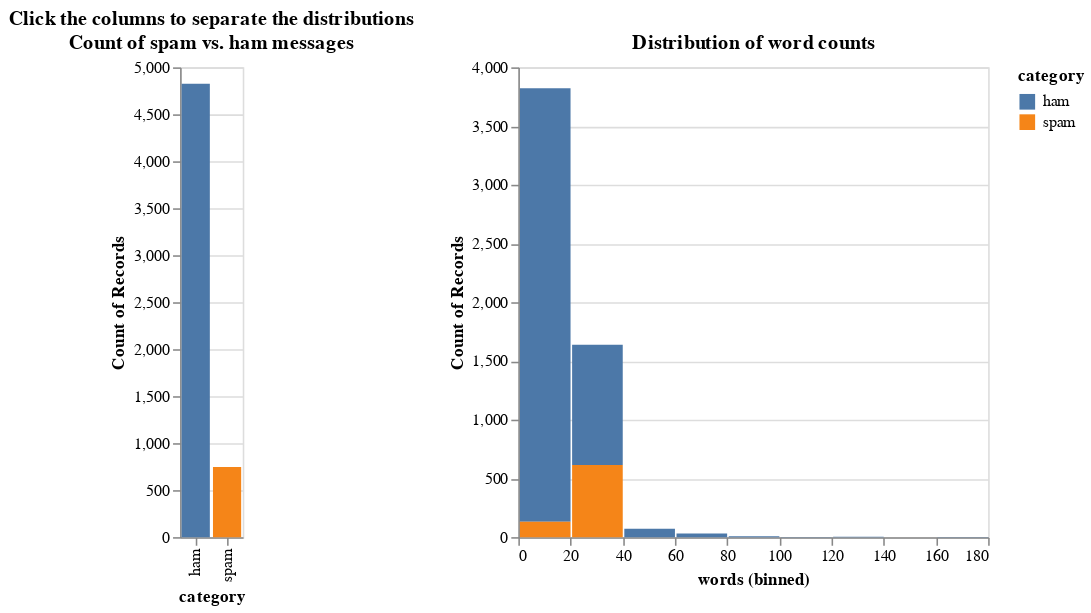

Notebook cell for this chart:
### Code cell
# Explore the data
alt.data_transformers.disable_max_rows()

# Spam vs Ham
title = ['Click the columns to separate the distributions', "Count of spam vs. ham messages"]
selection = alt.selection_point(encodings = ['x'])
breakdown = alt.Chart(df.to_pandas(), title = title).mark_bar().encode(
    x = 'category',
    y = 'count()',
    color = 'category'
).add_params(selection)

# Distribution of message length
title = "Distribution of word counts"
distribution = alt.Chart(df.to_pandas(), title = title).mark_bar().encode(
    x = alt.X('words', bin = True),
    y = 'count()',
    color = 'category'
).transform_filter(selection)

breakdown | distribution

### Figure 1 — Vega-Lite specification as saved in the notebook (floating-point values rounded to 4 significant figures; data arrays with more than 128 entries replaced by an {"elided": "..."} marker saying what was removed)
{"config": {"view": {"continuousWidth": 300, "continuousHeight": 300}}, "hconcat": [{"data": {"name": "data-781ce986a5f5ed7cec67d2663b7c9428"}, "mark": {"type": "bar"}, "encoding": {"color": {"field": "category", "type": "nominal"}, "x": {"field": "category", "type": "nominal"}, "y": {"aggregate": "count", "type": "quantitative"}}, "name": "view_3", "title": ["Click the columns to separate the distributions", "Count of spam vs. ham messages"]}, {"data": {"name": "data-781ce986a5f5ed7cec67d2663b7c9428"}, "mark": {"type": "bar"}, "encoding": {"color": {"field": "category", "type": "nominal"}, "x": {"bin": true, "field": "words", "type": "quantitative"}, "y": {"aggregate": "count", "type": "quantitative"}}, "title": "Distribution of word counts", "transform": [{"filter": {"param": "param_3"}}]}], "params": [{"name": "param_3", "select": {"type": "point", "encodings": ["x"]}, "views": ["view_3"]}], "$schema": "https://vega.github.io/schema/vega-lite/v5.8.0.json", "datasets": {"data-781ce986a5f5ed7cec67d2663b7c9428": {"elided": "5572 records"}}}
